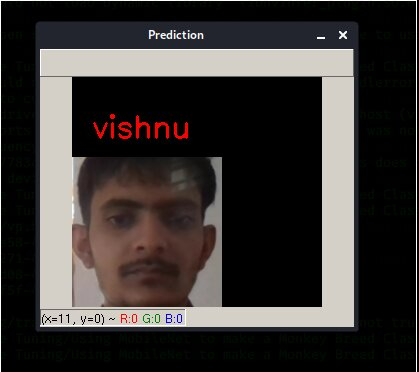
#> input picture test1.jpg, 419 x 372 px, given in place of the camera
$ jupyter execute capure.ipynb
#> lines starting #> are read from the running program, lines starting #| are printed output that depends on the picture
[cell 1]
NO = int(input("Enter your object no."))
#> the answer given: 3
Train = int(input("How much photo no"))
#> the answer given: 3
import os
for i in range(NO):
    print("Start for ",i+1)
    import cv2
    import numpy as np

# Load HAAR face classifier
    face_classifier = cv2.CascadeClassifier('haarcascade_frontalface_default.xml')

# Load functions
    def face_extractor(img):
    # Function detects faces and returns the cropped face
    # If no face detected, it returns the input image

        gray = cv2.cvtColor(img,cv2.COLOR_BGR2GRAY)
        faces = face_classifier.detectMultiScale(gray, 1.3, 5)
        print(faces)
        if faces is ():
            return None

    # Crop all faces found
        for (x,y,w,h) in faces:
            cropped_face = img[y:y+h, x:x+w]

        return cropped_face

# Initialize Webcam

    cap = cv2.VideoCapture(0)
    count = 0

# Collect 100 samples of your face from webcam input
    while True:

        ret, frame = cap.read()
#> frame is the input picture: shape (372, 419, 3); mean B, G, R 53.1, 55.1, 59
        if face_extractor(frame) is not None:
#> in face_extractor, `gray = cv2.cvtColor(img,cv2.COLOR_BGR2GRAY)`:
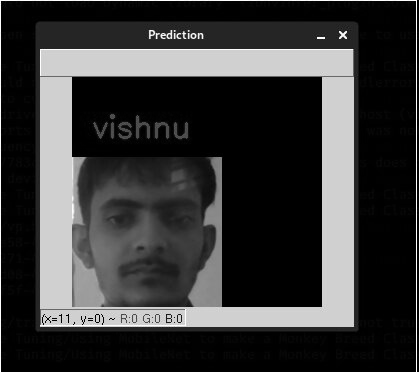
#> gray: shape (372, 419); min 0, max 255, mean 56
#> in face_extractor, `faces = face_classifier.detectMultiScale(gray, 1.3, 5)`: faces = [[78, 160, 143, 143]]
#| [[ 78 160 143 143]]
#> the loop in face_extractor, `for (x,y,w,h) in faces:` made 1 pass
#> pass 1, in face_extractor, `cropped_face = img[y:y+h, x:x+w]`:
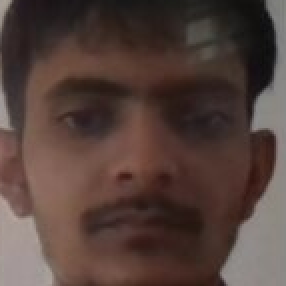
#> cropped_face: shape (143, 143, 3) (shown 2 times larger); mean B, G, R 59.4, 65.2, 84.2
            count += 1
#> count = 1
            face = cv2.resize(face_extractor(frame), (300, 300))
#| [[ 78 160 143 143]]
#> the loop in face_extractor (call 2), `for (x,y,w,h) in faces:` made 1 pass

        # Save file in specified directory with unique name
            os.system('mkdir ./model/Train/n'+str(i))
            file_name_path = './model/Train/n'+str(i)+'/' + str(count) + '.jpg'
#> file_name_path = './model/Train/n0/1.jpg'
            cv2.imwrite(file_name_path, face)

        # Put count on images and display live count
            cv2.imshow('Face Cropper', face)
            cv2.putText(face, str(count), (50, 50), cv2.FONT_HERSHEY_COMPLEX, 1, (0,255,0), 2)
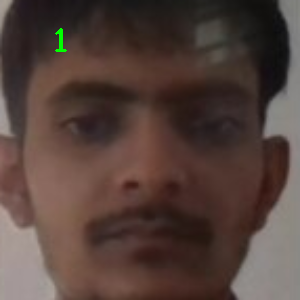
#> face: shape (300, 300, 3); mean B, G, R 59.2, 65.4, 84


        else:
            print("Face not found")
            pass

        if cv2.waitKey(1) == 13 or count == 5: #13 is the Enter Key
#> (key Esc is pressed here)
            break

    cap.release()
    cv2.destroyAllWindows()
    print("Collecting Samples Complete")
    input("Press enter for next object ")
